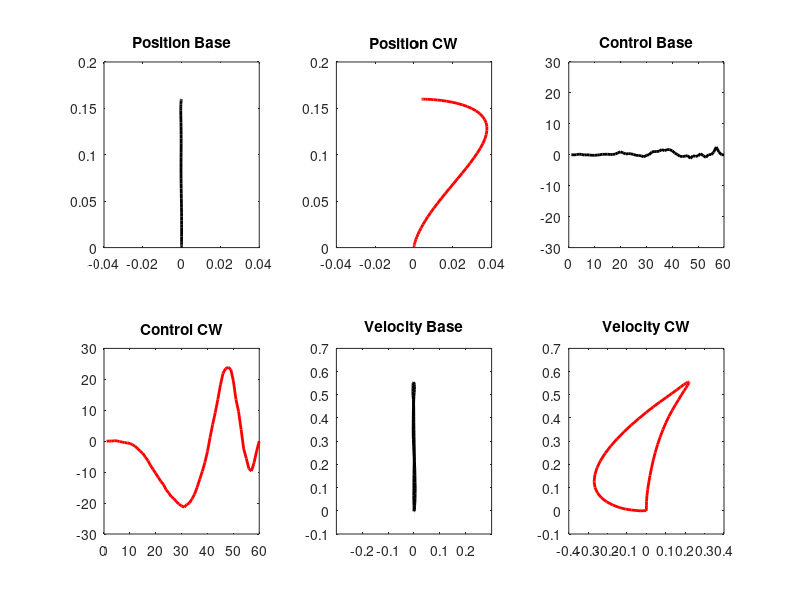
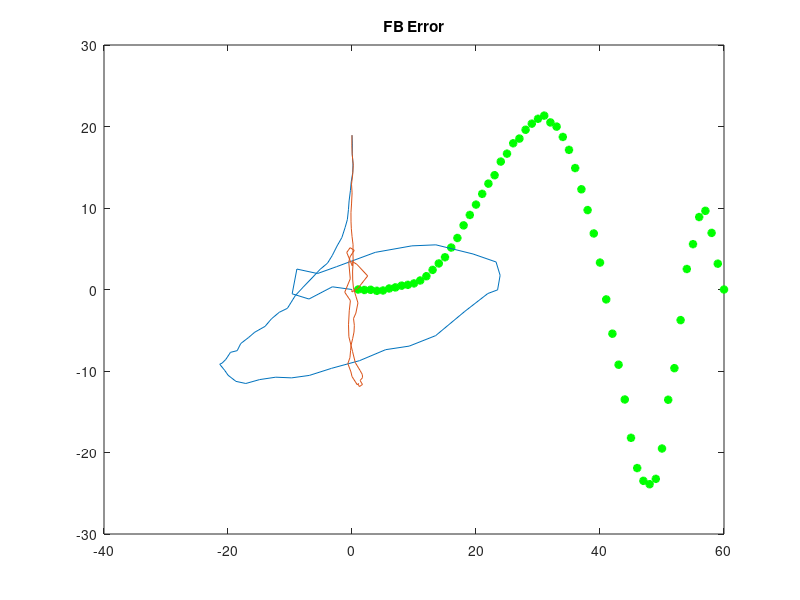

Write MATLAB code to recreate these figures, in order. (Note: this script raises an error after producing the figures.)
clc;clear all;close all;
% load synthetic data
load('LQGxyBase.mat');
Base  = Traj;
load('LQGxy15CW.mat');
CW    = Traj;
load('LQGxy15CCW.mat');
CCW    = Traj;
load('LQGxy15CWadapt.mat');
CWa    = Traj;
load('LQGxy15CCWadapt.mat');
CCWa    = Traj;

%% visualise  decoded data
for i= 1
    p1 = Base.Out(1:60,i);
    p2 = Base.Out(61:120,i);
    v1 = Base.Out(121:180,i);
    v2 = Base.Out(181:240,i);
    c1 = Base.Out(241:300,i);
    c2 = Base.Out(301:360,i);
    P1 = CW.Out(1:60,i);
    P2 = CW.Out(61:120,i);
    V1 = CW.Out(121:180,i);
    V2 = CW.Out(181:240,i);
    C1 = CW.Out(241:300,i);
    C2 = CW.Out(301:360,i);
    subplot(231);plot(p1,p2,'k','Linewidth',2); title('Position Base');hold on; xlim([-0.04 0.04]);
    subplot(232);plot(P1,P2,'r','Linewidth',2); title('Position CW');hold on; xlim([-0.04 0.04]); ylim([0 0.2]);
    subplot(233);plot(c1,'k','Linewidth',2); title('Control Base');hold on; ylim([-30 30]);
    subplot(234);plot(C1,'r','Linewidth',2); title('Control CW');hold on; ylim([-30 30]);
    subplot(235);plot(v1,v2,'k','Linewidth',2); title('Velocity Base');hold on; xlim([-0.3 0.3]);
    subplot(236);plot(V1,V2,'r','Linewidth',2); title('Velocity CW');hold on; %xlim([-0.04 0.04
end
figure(8);plot(-C1,'*g','Linewidth',2); title('FB Error');hold on; ylim([-30 30]);
plot(C1,C2);hold on; plot(c1,c2);

%% data reformating
% for lstm
j = 1;
for  i = 1:size(Base.Out,2)
    BaseCon2{i,1}  = Base.Out(241:360,i);
    BaseVel2{i,1}  = Base.Out(121:240,i);
    CWCon2{i,1}    = CW.Out(241:360,i);
    CWVel2{i,1}    = CW.Out(121:240,i);
    CCWCon2{i,1}   = CCW.Out(241:360,i);
    CCWVel2{i,1}   = CCW.Out(121:240,i);
    
    CWaCon2{i,1}   = CWa.Out(241:360,i);
    CWaVel2{i,1}   = CWa.Out(121:240,i);
    CCWaCon2{i,1}  = CCWa.Out(241:360,i);
    CCWaVel2{i,1}  = CCWa.Out(121:240,i);
    
    Con2{j,1}    = Base.Out(241:360,i);
    Con2{j+1,1}  = CW.Out(241:360,i);
    Con2{j+2,1}  = CWa.Out(241:360,i);
    Con2{j+3,1}  = CCW.Out(241:360,i);
    Con2{j+4,1}  = CCWa.Out(241:360,i);
    
    Vel2{j,1}    = Base.Out(121:240,i);
    Vel2{j+1,1}  = CW.Out(121:240,i);
    Vel2{j+2,1}  = CWa.Out(121:240,i);
    Vel2{j+3,1}  = CCW.Out(121:240,i);
    Vel2{j+4,1}  = CCWa.Out(121:240,i);
    
    j = j+5;
end
%% lstm3
numFeatures    = 120;
numResponses   = 120;

layers = [ ...
    sequenceInputLayer(numFeatures)
    bilstmLayer(100,'Name','bilstm1') %lstmLayer(numHiddenUnits,'OutputMode','sequence')
    dropoutLayer(0.2)
    bilstmLayer(100,'Name','bilstm2') %lstmLayer(numHiddenUnits,'OutputMode','sequence')
    dropoutLayer(0.2)
    fullyConnectedLayer(numResponses)
    regressionLayer];

options = trainingOptions('adam', ...
    'MaxEpochs',300, ...
    'GradientThreshold',1, ...
    'InitialLearnRate',0.005, ...
    'LearnRateSchedule','piecewise', ...
    'LearnRateDropPeriod',125, ...
    'LearnRateDropFactor',0.2, ...
    'Verbose',0, ...
    'Plots','training-progress');

net = trainNetwork(Con2,Vel2,layers,options);
%%
% analyzeNetwork(net)

%%
figure

YPred1   = predict(net,BaseCon2{1});
subplot(251);
plot(YPred1(1:60,1),'m','Linewidth',2);hold on;
plot(BaseVel2{1}(1:60),'k','Linewidth',2);hold on;
ylim([-0.3 0.3]);title('Velocity - Base'); xlabel('TimeStep');ylabel('X');
subplot(256);plot(BaseCon2{1}(1:60),'k','Linewidth',2);hold on;
ylim([-30 30]);title('Control Signal - Base');xlabel('TimeStep');ylabel('X');

YPred2   = predict(net,CWCon2{1});
subplot(252);
plot(YPred2(1:60,1),'m','Linewidth',2);hold on;
plot(CWVel2{1}(1:60),'k','Linewidth',2);hold on;
ylim([-0.3 0.3]);title('VelocityX - CW');
subplot(257);plot(CWCon2{1}(1:60),'k','Linewidth',2);hold on;
ylim([-30 30]);title('ControlX - CW');

YPred3   = predict(net,CCWCon2{1});
subplot(253);
plot(YPred3(1:60,1),'m','Linewidth',2);hold on;
plot(CCWVel2{1}(1:60),'k','Linewidth',2);hold on;
ylim([-0.3 0.3]);title('VelocityX - CCW');
subplot(258);plot(CCWCon2{1}(1:60),'k','Linewidth',2);hold on;
ylim([-30 30]);title('ControlX - CCW');

YPred4   = predict(net,CWaCon2{10});
subplot(254);
plot(YPred4(1:60,1),'m','Linewidth',2);hold on;
plot(CWaVel2{10}(1:60),'k','Linewidth',2);hold on;
ylim([-0.3 0.3]);title('VelocityX - CWadapt');
subplot(259);plot(CWaCon2{10}(1:60),'k','Linewidth',2);hold on;
ylim([-30 30]);title('ControlX - CWadapt');

YPred5   = predict(net,CCWaCon2{10});
subplot(255);
plot(YPred5(1:60,1),'m','Linewidth',2);hold on;
plot(CCWaVel2{10}(1:60),'k','Linewidth',2);hold on;
ylim([-0.3 0.3]);title('Velocity - CCWadapt');
subplot(2,5,10);plot(CCWaCon2{10}(1:60),'k','Linewidth',2);hold on;
ylim([-30 30]);title('ControlX - CCWadapt');

%% X-Y graph
figure

subplot(251);
plot(YPred1(1:60,1),YPred1(61:120,1),'m','Linewidth',2);hold on;
plot(BaseVel2{1}(1:60),BaseVel2{1}(61:120),'k','Linewidth',2);hold on;
xlim([-0.3 0.3]); title('Velocity - Base'); xlabel('X');ylabel('Y');
subplot(256);plot(BaseCon2{1}(1:60),BaseCon2{1}(61:120),'k','Linewidth',2);hold on;
xlim([-20 20]);title('Control Signal - Base'); xlabel('X');ylabel('Y');


subplot(252);
plot(YPred2(1:60,1),YPred2(61:120,1),'m','Linewidth',2);hold on;
plot(CWVel2{1}(1:60),CWVel2{1}(61:120),'k','Linewidth',2);hold on;
xlim([-0.3 0.3]);title('Velocity - CW');
subplot(257);plot(-CWCon2{1}(1:60),CWCon2{1}(61:120),'g','Linewidth',2);hold on;
title('Control - CW');% ylim([-30 30]);

subplot(253);
plot(YPred3(1:60,1),YPred3(61:120,1),'m','Linewidth',2);hold on;
plot(CCWVel2{1}(1:60),CCWVel2{1}(61:120),'k','Linewidth',2);hold on;
xlim([-0.3 0.3]);title('Velocity - CCW');
subplot(258);plot(CCWCon2{1}(1:60),CCWCon2{1}(61:120),'k','Linewidth',2);hold on;
title('Control - CCW'); ylim([-15 20]);

subplot(254);
plot(YPred4(1:60,1),YPred4(61:120,1),'m','Linewidth',2);hold on;
plot(CWaVel2{5}(1:60),CWaVel2{5}(61:120),'k','Linewidth',2);hold on;
xlim([-0.3 0.3]);title('Velocity - CW adapt');
subplot(259);plot(CWaCon2{5}(1:60),CWaCon2{5}(61:120),'k','Linewidth',2);hold on;
title('Control - CW adapt'); ylim([-15 20]);

subplot(255);
plot(YPred5(1:60,1),YPred5(61:120,1),'m','Linewidth',2);hold on;
plot(CCWaVel2{5}(1:60),CCWaVel2{5}(61:120),'k','Linewidth',2);hold on;
xlim([-0.3 0.3]);title('Velocity - CCW adapt');
subplot(2,5,10);plot(CCWaCon2{5}(1:60),CCWaCon2{5}(61:120),'k','Linewidth',2);hold on;
title('Control - CCW adapt');% ylim([-30 30]);
%% 
lstm3ConVel = net;
save('lstm3ConVel.mat','lstm3ConVel');

%% jPCA
figure(1)
for k = 1:10
for j = 1:50
Data3(k).A(:,j)      = CCWaVel2{j}(1:60);
Data3(k).times(:,:)  = 10*[1:60]';
plot(CCWaVel2{j}(1:60),'g'); hold on;
end
end

for k = 11:20
for j = 1:50
Data3(k).A(:,j)      = BaseVel2{j}(1:60);
Data3(k).times(:,:)  = 10*[1:60]';
plot(BaseVel2{j}(1:60),'r'); hold on;
end
end
for k = 21:30
for j = 1:50
Data3(k).A(:,j)      = CWaVel2{j}(1:60);
Data3(k).times(:,:)  = 10*[1:60]';
plot(CWaVel2{j}(1:60),'b'); hold on;
end
end
xlabel('Time');
title('Trajectory Velocity');
figure
jPCA_params.softenNorm=5;%%howeachneuron'srateisnormized,seebelow
jPCA_params.suppressBWrosettes=true;%%%theseareusefulsanityplots,butletsignorethemfornow
jPCA_params.suppressHistograms=true;%%%theseareusefulsanityplots,butletsignorethemfornow

times=10:600;%350to150msw.r.t'neuralmovementonset'
jPCA_params.numPCs=6;%defaultanyway,butbesttobespecific
[Projection,Summary]=jPCA(Data3,times,jPCA_params);
phaseSpace(Projection,Summary);%makestheplot

MV= phaseMovie(Projection, Summary);
figure; movie(MV);  % shows the movie in a matlab figure window
% VideoWriter(MV, 'jPCA movie', 'FPS', 12, 'compression', 'none'); % 'MV' now contains the movie
v = VideoWriter('jPCAmovie1.avi');
v.FrameRate=12;
open(v)
writeVideo(v,MV)
close(v)